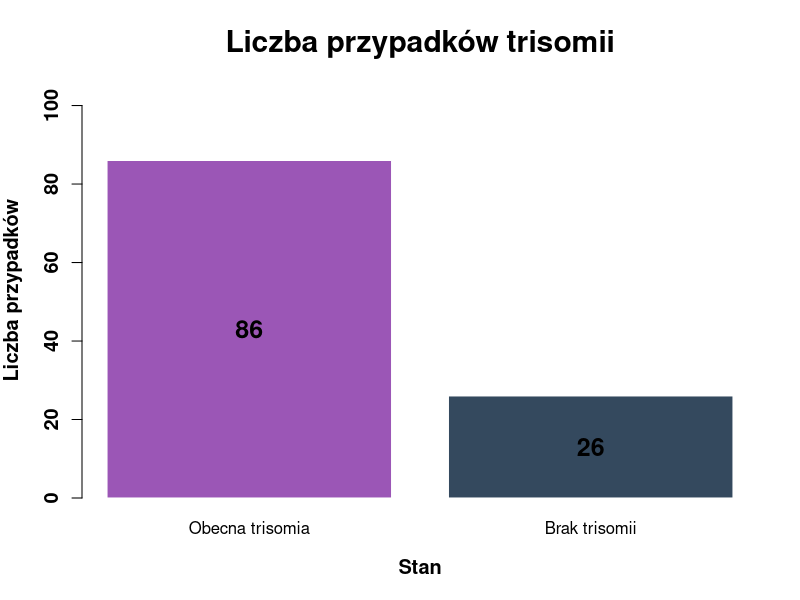

Source code (R):
# Dane
x <- c(86, 26)
y <- c("Obecna trisomia", "Brak trisomii")

# Kolory w formacie hex (RGB w hex)
color1 <- "#9B56B6"  # Kolor czerwony w formacie hex
color2 <- "#34495E"  # Kolor niebieski w formacie hex

# Tworzenie wykresu słupkowego
barplot_heights <- barplot(x, 
                           names.arg = y,  # Etykiety dla każdego słupka
                           main = "Liczba przypadków trisomii",  # Tytuł wykresu
                           col = c(color1, color2),  # Użycie kolorów hex
                           border = "white",  # Brak obramowania słupków
                           xlab = "Stan",  # Etykieta osi X
                           ylab = "Liczba przypadków",  # Etykieta osi Y
                           cex.main = 1.8,  # Powiększony tytuł wykresu
                           cex.lab = 1.2,  # Powiększenie etykiet osi
                           cex.axis = 1.1,  # Powiększenie etykiet osi
                           font.lab = 2,  # Grubsza czcionka etykiet
                           ylim = c(0, max(x) + 20),  # Wydłużenie zakresu Y, by dało się dodać liczby
                           axes = FALSE)  # Brak domyślnych osi

# Dodanie osi X i Y ręcznie z siatką
#axis(1, at = barplot_heights, labels = y, cex.axis = 1.2, font.axis = 2, col = "black")  # Oś X
axis(2, cex.axis = 1.2, font.axis = 2, col = "black")  # Oś Y
#grid(col = "gray", lty = "dotted")  # Dodanie siatki w tle

# Dodanie liczb na środku słupków
text(x = barplot_heights,  # Współrzędne X słupków
     y = x / 2,  # Ustawienie Y na połowie wysokości słupka (czyli w środku)
     labels = x,  # Wartości liczbowe
     cex = 1.5,  # Wielkość czcionki
     col = "black",  # Kolor tekstu
     font = 2)  # Pogrubiona czcionka
